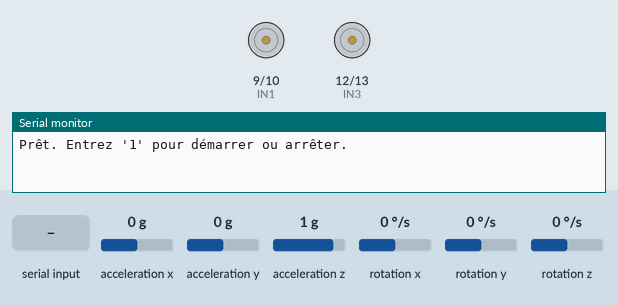
Simulated run of this sketch. Board: Arduino Uno, built with avr-gcc and run on an emulated ATmega328P. Parts: motor-driver pin pairs drawn as motors (green arrow = first pin HIGH = forward, orange = second pin HIGH = backward, longer = more drive, scaled by the enable pin), the last lines printed to the serial monitor. The inputs (shaded band) are chosen by the test bench; at power-on: rotation y 0 °/s, acceleration x 0 g, acceleration y 0 g, acceleration z 1 g, rotation x 0 °/s, rotation z 0 °/s.

Above: at 1.2 s.
1.3 s: "1" received over Serial
At 3.2 s:
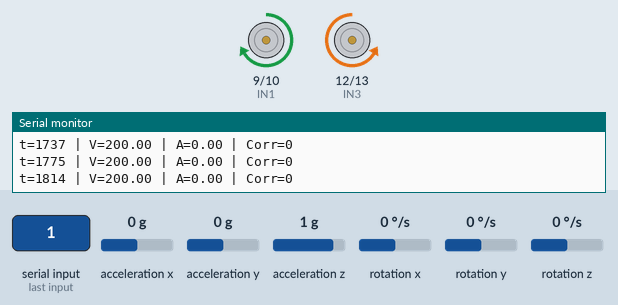
3.8 s: rotation y set to -192 °/s
At 4.6 s:
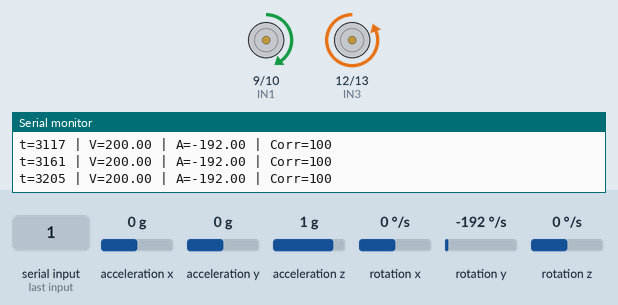
5.3 s: rotation y set to -100 °/s
At 5.8 s:
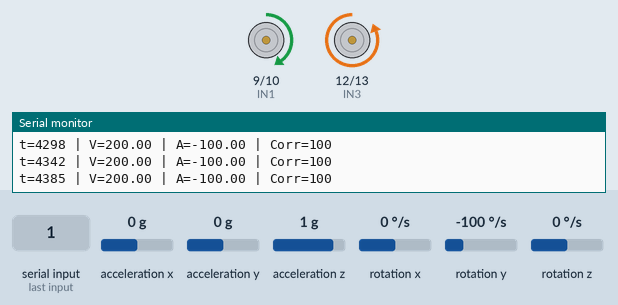
6.8 s: rotation y set to 5 °/s
At 7.6 s:
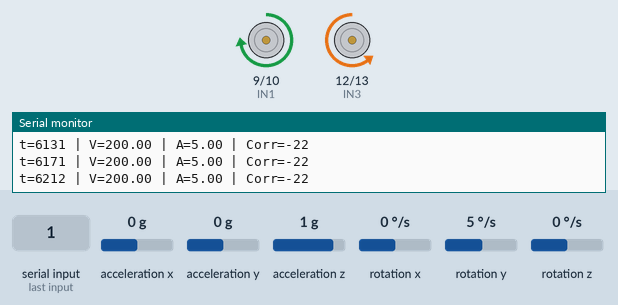
8.3 s: rotation y set to -3 °/s
At 8.8 s:
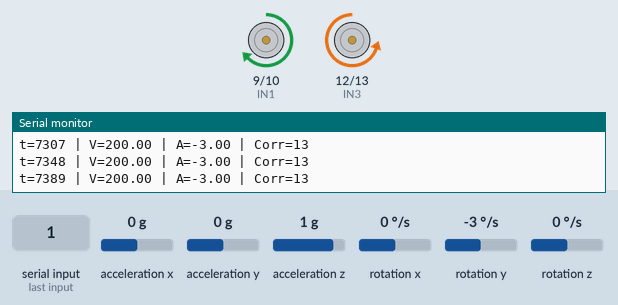
Timing chart, 0 to 10.8 s (numbered marks = the images above; inputs shaded):
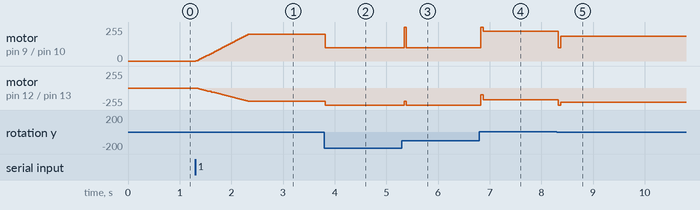

The sketch:

mpu6050.ino
```cpp
// === Paramètres moteurs ===
#define ENA 3
#define ENB 5
#define IN1 9
#define IN2 10
#define IN3 12
#define IN4 13

// === MPU6050 ===
#include <Wire.h>
#include <MPU6050.h>
MPU6050 mpu;

float angle0 = 0;
float angle = 0;
float previousAngle = 0;
unsigned long previousTime = 0;
float vitesse = 0;
float accelAng = 0;

// === PID (modéré) ===
float Kp = 4.5;
float Ki = 0.0;
float Kd = 1.0;
float integral = 0;
float lastError = 0;

// === État ===
bool robotActif = false;
bool ralentir = false;
unsigned long t0 = 0;
unsigned long tempsActuel = 0;
float vitesseCible = 200;

// === Setup ===
void setup() {
  Serial.begin(9600);
  Wire.begin();
  mpu.initialize();
  while (!mpu.testConnection()) {
    Serial.println("MPU non connecté...");
    delay(500);
  }

  pinMode(ENA, OUTPUT);
  pinMode(ENB, OUTPUT);
  pinMode(IN1, OUTPUT);
  pinMode(IN2, OUTPUT);
  pinMode(IN3, OUTPUT);
  pinMode(IN4, OUTPUT);

  Serial.println("Prêt. Entrez '1' pour démarrer ou arrêter.");
}

// === Boucle principale ===
void loop() {
  if (Serial.available()) {
    char cmd = Serial.read();
    if (cmd == '1') {
      robotActif = !robotActif;
      if (robotActif) {
        angle0 = getAngle();
        t0 = millis();
        Serial.println("Robot activé");
      } else {
        arreterRobot();
        Serial.println("Robot arrêté");
      }
    }
  }

  if (!robotActif) return;

  tempsActuel = millis();
  float t = (tempsActuel - t0) / 1000.0;

  // Lecture MPU
  float rawAngle = getAngle();
  angle = rawAngle - angle0;
  float dt = (tempsActuel - previousTime) / 1000.0;
  if (dt == 0) return;

  accelAng = (angle - previousAngle) / dt;
  vitesse = calculerVitesse(t);
  previousAngle = angle;
  previousTime = tempsActuel;

  // PID
  float error = -angle;
  integral += error * dt;
  float derivative = (error - lastError) / dt;
  float correction = Kp * error + Ki * integral + Kd * derivative;
  lastError = error;
  correction = constrain(correction, -100, 100);

  // Moteurs
  float vitesseG = constrain(vitesse - correction, 0, 255);
  float vitesseD = constrain(vitesse + correction, 0, 255);
  setMoteurs(vitesseG, vitesseD);

  Serial.print("t="); Serial.print(tempsActuel - t0);
  Serial.print(" | V="); Serial.print(vitesse);
  Serial.print(" | A="); Serial.print(angle, 2);
  Serial.print(" | Corr="); Serial.println((int)correction);
}

// === Fonctions ===
float getAngle() {
  int16_t ax, ay, az, gx, gy, gz;
  mpu.getMotion6(&ax, &ay, &az, &gx, &gy, &gz);
  return gy / 131.0;
}

float calculerVitesse(float temps) {
  if (temps < 1.0) {
    return map(temps * 1000, 0, 1000, 0, vitesseCible);  // accélération douce
  }
  return vitesseCible;
}

void setMoteurs(float vitesseG, float vitesseD) {
  digitalWrite(IN1, HIGH);
  digitalWrite(IN2, LOW);
  analogWrite(ENA, vitesseG);

  digitalWrite(IN3, LOW);
  digitalWrite(IN4, HIGH);
  analogWrite(ENB, vitesseD);
}

void arreterRobot() {
  analogWrite(ENA, 0);
  analogWrite(ENB, 0);
  robotActif = false;
  integral = 0;
  lastError = 0;
}
```

Measured:
- after the input at 1.3 s, motor on pin 9 (IN1) / pin 10 (IN2): moves from stopped to forward 200/255 over 1.0 s, starting at once; motor on pin 12 (IN3) / pin 13 (IN4): moves from stopped to backward 200/255 over 1.0 s, starting at once
- after the input at 3.8 s, motor on pin 9 (IN1) / pin 10 (IN2): forward 200/255 → forward 100/255 at once; motor on pin 12 (IN3) / pin 13 (IN4): backward 200/255 → backward 255/255 at once
- after the input at 5.3 s, motor on pin 9 (IN1) / pin 10 (IN2): forward 100/255 → forward 255/255 at once, → forward 100/255 0.04 s later; motor on pin 12 (IN3) / pin 13 (IN4): backward 255/255 → backward 200/255 at once, → backward 255/255 0.04 s later
- after the input at 6.8 s, motor on pin 9 (IN1) / pin 10 (IN2): forward 100/255 → forward 222/255 at once; motor on pin 12 (IN3) / pin 13 (IN4): backward 255/255 → backward 177/255 at once
- after the input at 8.3 s, motor on pin 9 (IN1) / pin 10 (IN2): forward 222/255 → forward 186/255 at once; motor on pin 12 (IN3) / pin 13 (IN4): backward 177/255 → backward 213/255 at once
